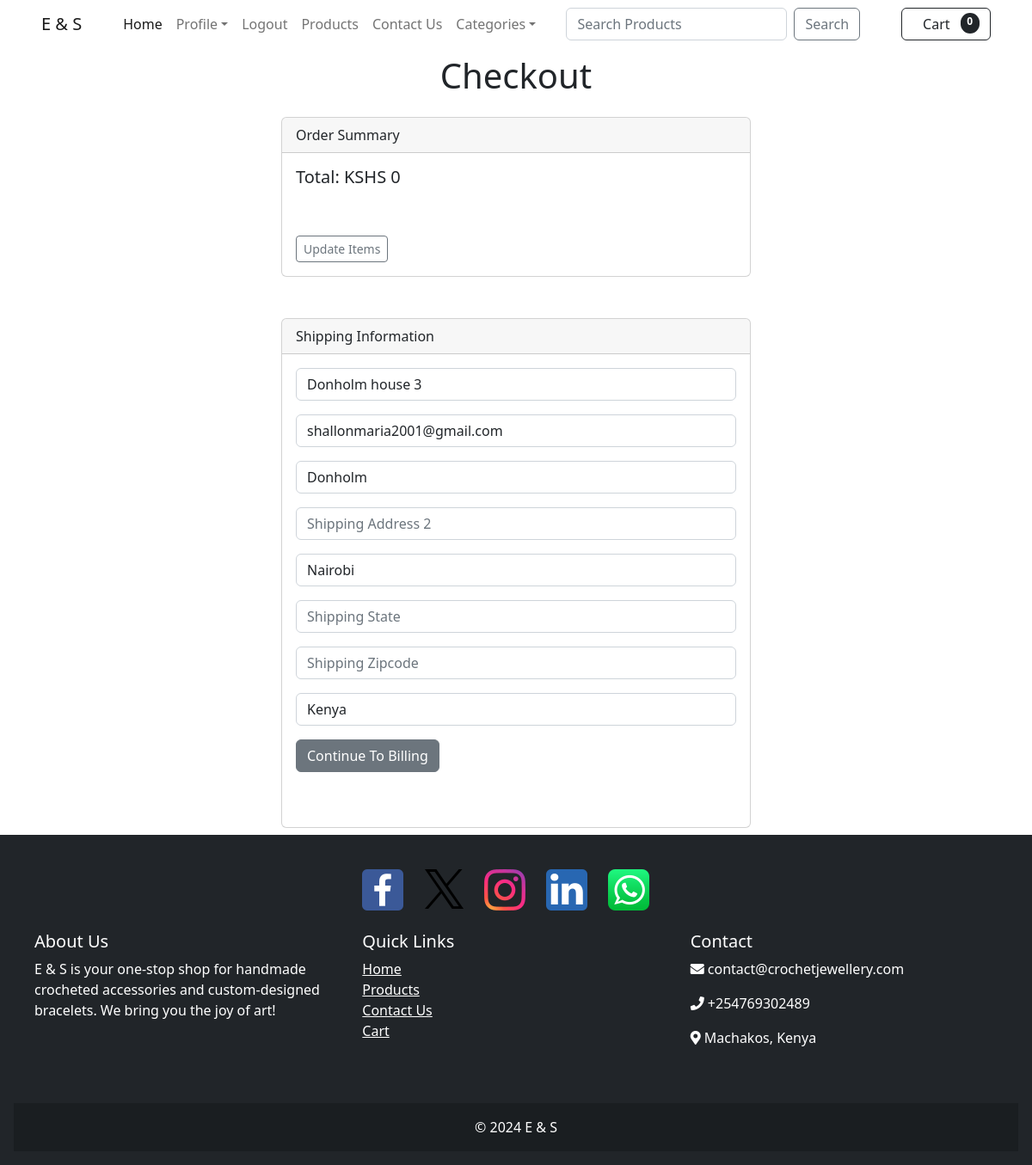
The app's page /payment/checkout (signed in) with its own data.
### payment/models.py (models this page shows, shortened)
class ShippingAddress(models.Model):
    user = models.ForeignKey(
        User,
        on_delete=models.CASCADE,
        null=True,
        blank=True,
    )
    shipping_full_name = models.CharField(max_length=100)
    shipping_email = models.EmailField(max_length=100)
    shipping_address1 = models.CharField(max_length=100)
    shipping_address2 = models.CharField(max_length=100, null=True, blank=True)
    shipping_city = models.CharField(max_length=100)
    shipping_state = models.CharField(max_length=100, null=True, blank=True)
    shipping_zipcode = models.CharField(max_length=100, null=True, blank=True)
    shipping_country = models.CharField(max_length=100)
    class Meta:
        verbose_name_plural = "Shipping Address"

### payment/views.py (the view)
# urls.py: path('checkout', views.checkout, name='checkout'),
@login_required
def checkout(request):
    cart = Cart(request)
    cart_products = cart.get_prods()
    quantities = cart.get_quants
    totals = cart.cart_total()
    if request.user.is_authenticated:
        shipping_user = ShippingAddress.objects.get(user__id=request.user.id)
        shipping_form = ShippingForm(request.POST or None, instance=shipping_user)
        return render(request, 'payment/checkout.html',
                      {'cart_products': cart_products, 'cart_total': totals, 'quantities': quantities,
                       'totals': totals, 'shipping_form': shipping_form})
    else:
        messages.error(request, "Please Login to place your order.")
        return render(request, 'login.html')

### cart/cart.py (called while the page is built)
    def __len__(self):
        return len(self.cart)

    def get_prods(self):
        product_ids = self.cart.keys()
        products = Product.objects.filter(id__in=product_ids)
        return products

    def cart_total(self):
        product_ids = self.cart.keys()
        products = Product.objects.filter(id__in=product_ids)
        quantities = self.cart
        total = 0
        for product in products:
            product_id = str(product.id)
            total += product.price * int(quantities[product_id])
        return total

### cart/context_processors.py (called while the page is built)
def cart(request):
    return {'cart': Cart(request)}

### payment/templates/payment/checkout.html (shortened to what this page needs)
{% extends 'master.html' %}
{% load static %}
{% block extra_css %}
    <link rel="stylesheet" href="{% static 'css/about.css' %}">
{% endblock %}
{% block content %}
    <h1 class="text-center mb-4">Checkout</h1>
    <div class="container">
        <div class="row">
            <div class="col-md-6 offset-md-3">
                <div class="card mb-5">
                    <div class="card-header">Order Summary</div>
                    <div class="card-body">
                        <h5>Total: KSHS {{ totals }}</h5>
                        <br>
                        <a href="{% url 'cart_summary' %}" class="btn btn-sm btn-outline-secondary mt-4">Update
                            Items</a>
                    </div>
                </div>
                <div class="card mt-5 mb-2">
                    <div class="card-header">Shipping Information</div>
                    <div class="card-body">
                        <form method="POST" action="{% url 'billing_info' %}">
                            {{ shipping_form.as_p }}
                            <button type="submit" class="btn btn-secondary mb-5">Continue
                                To Billing
                            </button>
                        </form>
                    </div>
                </div>
            </div>
        </div>
    </div>
{% endblock %}

### records on screen
ShippingAddress: shipping_full_name "Donholm house 3", shipping_email "shallonmaria2001@gmail.com", shipping_address1 "Donholm", shipping_city "Nairobi", shipping_country "Kenya"

### other values on screen
{{ cart|length }} "0"
{{ totals }} "0"
